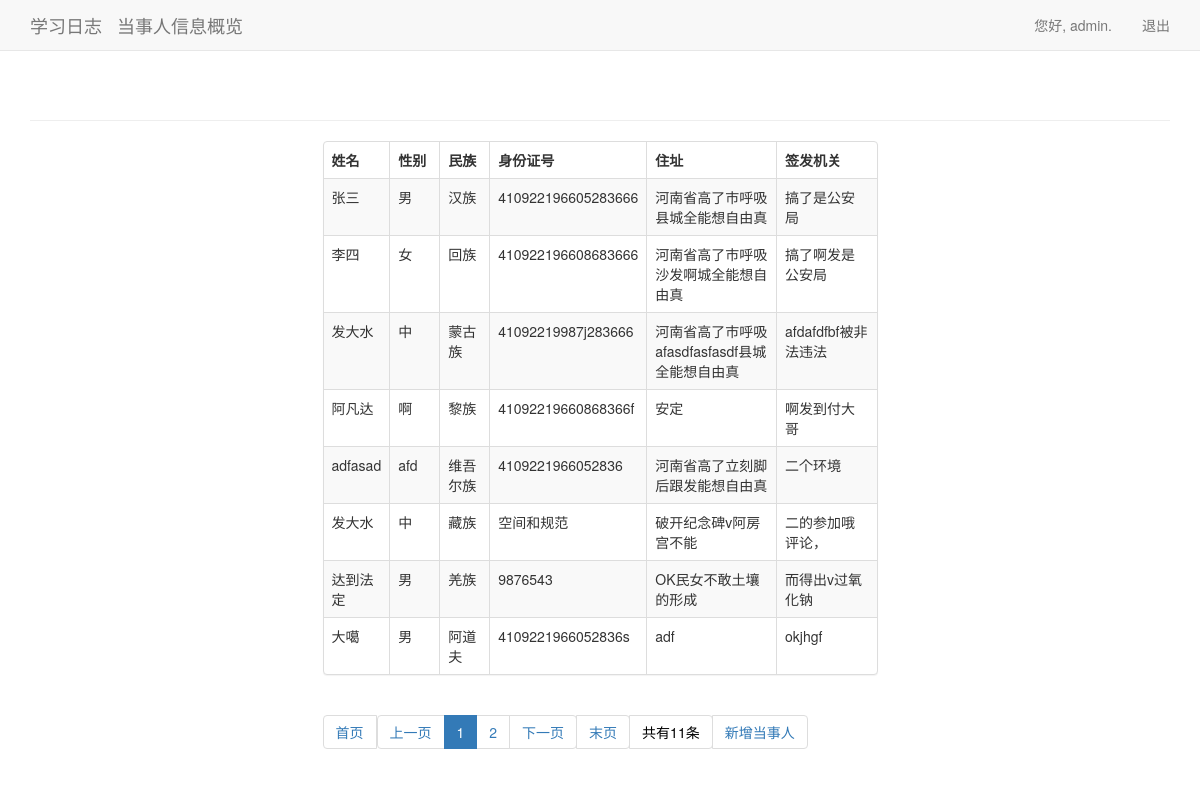
The app's page /make_document/dis_people (signed in), older data.
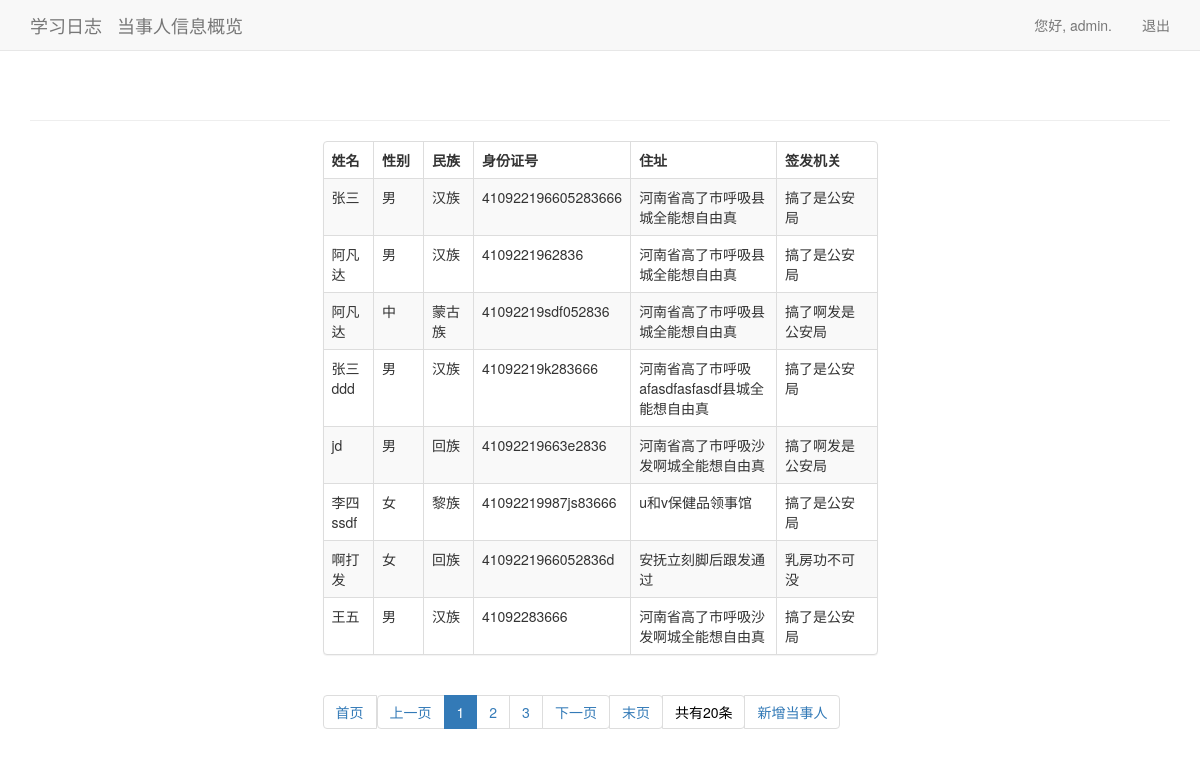
The same page, newer data.
### make_document/models.py (models this page shows, shortened)
class NaturalPerson(models.Model):
    name = models.CharField(max_length=50)
    sex = models.IntegerField(choices=((1, '男'), (2, '女')))
    nation = models.CharField(max_length=20)
    id = models.CharField(max_length=18, primary_key=True)
    addr = models.CharField(max_length=200)
    sio = models.CharField(max_length=100, db_column='signing_and_issuing_organization')
    date_added = models.DateTimeField(auto_now_add=True)

### make_document/views.py (the view, shortened to what this page needs)
# urls.py: url('dis_people', views.dis_people, name='dis_people'),
@login_required()
def dis_people(request):
    people = NaturalPerson.objects.all().order_by('date_added')
    paginator = Paginator(people, 8)
    pag_num = paginator.num_pages
    curuent_page_num = int(request.GET.get('page', 1))
    curuent_page = paginator.page(curuent_page_num)
    if pag_num < 11:
        pag_range = paginator.page_range
    context = {'people': people, "pagintor": paginator, "current_Page": curuent_page,
                 "current_Page_num": curuent_page_num, "pag_range": pag_range,
               'people_num': paginator.count, 'page_num': paginator.num_pages}
    return render(request, 'make_document/dis_people.html', context)

### make_document/templates/make_document/dis_people.html (shortened to what this page needs)
{% extends "make_document/base.html" %}
{% load bootstrap3 %}
{% block content %}
    <div class="row">
        <div class="col-xs-6 col-xs-offset-3 col-md-6 col-md-offset-3">
            <div class="panel panel-default">
                <table class="table table-striped table-bordered table-hover">
                    <thead>
                    <tr>
                        <th width="50">姓名</th>
                        <th width="50">性别</th>
                        <th width="50">民族</th>
                        <th>身份证号</th>
                        <th>住址</th>
                        <th width="100">签发机关</th>
                    </tr>
                    </thead>
                    <tbody>
                    {% for people in current_Page %}
                        <tr>
                            <td>{{ people.name }}</td>
                            <td>{{ people.sex }}</td>
                            <td>{{ people.nation }}</td>
                            <td>{{ people.id }}</td>
                            <td>{{ people.addr }}</td>
                            <td>{{ people.sio }}</td>
                        </tr>
                    {% endfor %}
                    </tbody>
                </table>
            </div>
            <div>
                <nav aria-label="Page navigation">
                    <ul class="pagination">
                        {% if not current_Page.has_previous %}
                            <li class="disable">
                                <a href="?page=1">
                                    <span>首页</span>
                                </a>
                                <a href="#" aria-label="Previous">
                                    <span aria-hidden="true">上一页</span>
                                </a>
                            </li>
                        {% endif %}
                        {% for page_range in pag_range %}
                            {% if current_Page_num == page_range %}
                                <li class="active"><a href="?page={{ page_range }}">{{ page_range }}</a></li>
                            {% else %}
                                <li><a href="?page={{ page_range }}">{{ page_range }}</a></li>
                            {% endif %}
                        {% endfor %}
                        {% if not current_Page.has_next %}
                            <li class="disable">
                                <a href="?page={{ current_Page_num }}" aria-label="Next">
                                    <span aria-hidden="true">下一页</span>
                                </a>
                                <a href="?page={{ page_num }}">末页</a>
                                <span style="color: black">共有{{ people_num }}条</span>
                                <a href="{% url 'make_document:add_people' %}">新增当事人</a>
                            </li>
                        {% else %}
                            <li>
                                <a href="?page={{ current_Page.next_page_number }}" aria-label="Next">
                                    <span aria-hidden="true">下一页</span>
                                </a>
                                <a href="?page={{ page_num }}">末页</a>
                                <span style="color: black">共有{{ people_num }}条</span>
                                <a href="{% url 'make_document:add_people' %}">新增当事人</a>
                            </li>
                        {% endif %}
                    </ul>
                </nav>
            </div>
        </div>
    </div>
{% endblock content %}

Row changes from the older to the newer data that the page shows:
no longer on this page (row unchanged): NaturalPerson: name "李四", sex "女", nation "回族", id "410922196608683666", addr "河南省高了市呼吸沙发啊城全能想自由真", sio "搞了啊发是公安局"
no longer on this page (row unchanged): NaturalPerson: name "发大水", sex "中", nation "蒙古族", id "41092219987j283666", addr "河南省高了市呼吸afasdfasfasdf县城全能想自由真", sio "afdafdfbf被非法违法"
no longer on this page (row unchanged): NaturalPerson: name "阿凡达", sex "啊", nation "黎族", id "41092219660868366f", addr "安定", sio "啊发到付大哥"
no longer on this page (row unchanged): NaturalPerson: name "adfasad", sex "afd", nation "维吾尔族", id "4109221966052836", addr "河南省高了立刻脚后跟发能想自由真", sio "二个环境"
no longer on this page (row unchanged): NaturalPerson: name "发大水", sex "中", nation "藏族", id "空间和规范", addr "破开纪念碑v阿房宫不能", sio "二的参加哦评论，"
no longer on this page (row unchanged): NaturalPerson: name "达到法定", sex "男", nation "羌族", id "9876543", addr "OK民女不敢土壤的形成", sio "而得出v过氧化钠"
no longer on this page (row unchanged): NaturalPerson: name "大噶", sex "男", nation "阿道夫", id "4109221966052836s", addr "adf", sio "okjhgf"
added NaturalPerson: name "阿凡达", sex "男", nation "汉族", id "4109221962836", addr "河南省高了市呼吸县城全能想自由真", sio "搞了是公安局"
added NaturalPerson: name "阿凡达", sex "中", nation "蒙古族", id "41092219sdf052836", addr "河南省高了市呼吸县城全能想自由真", sio "搞了啊发是公安局"
added NaturalPerson: name "张三ddd", sex "男", nation "汉族", id "41092219k283666", addr "河南省高了市呼吸afasdfasfasdf县城全能想自由真", sio "搞了是公安局"
added NaturalPerson: name "jd", sex "男", nation "回族", id "41092219663e2836", addr "河南省高了市呼吸沙发啊城全能想自由真", sio "搞了啊发是公安局"
added NaturalPerson: name "李四ssdf", sex "女", nation "黎族", id "41092219987js83666", addr "u和v保健品领事馆", sio "搞了是公安局"
added NaturalPerson: name "啊打发", sex "女", nation "回族", id "4109221966052836d", addr "安抚立刻脚后跟发通过", sio "乳房功不可没"
added NaturalPerson: name "王五", sex "男", nation "汉族", id "41092283666", addr "河南省高了市呼吸沙发啊城全能想自由真", sio "搞了是公安局"
Text that changed along with them:
{{ people_num }}: "11" → "20"
new list line: "3"
